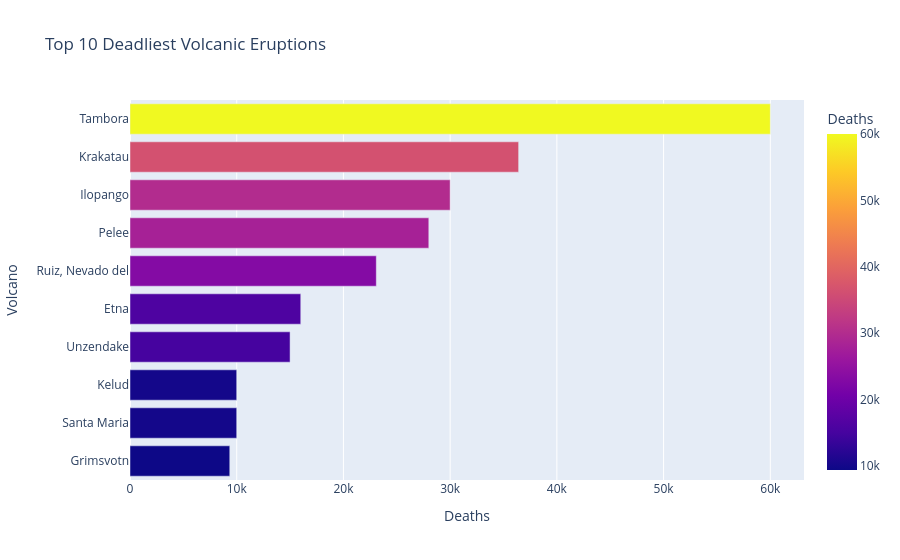

Notebook source saved alongside this figure:
### Code cell
import plotly.express as px

def render_impact_chart(impact_df):
    """
    Generates a horizontal bar chart to visualize and rank the deadliest 
    volcanic eruptions.
    """
    
    # 1. Visualization Initialization & Encoding:
    # We use a horizontal bar chart ('h') which is best suited for categorical data 
    # with long labels (Volcano Names), improving readability compared to vertical bars.
    fig = px.bar(
        impact_df,
        x='Total Deaths',      # Quantitative variable (Length of bars)
        y='Name',              # Categorical variable (Y-axis labels)
        orientation='h',       # Horizontal layout
        
        # 2. Visual Weighting:
        # Map the 'Total Deaths' metric to a continuous color scale.
        # This provides a double visual encoding (Length + Color) to emphasize severity.
        color='Total Deaths',
        
        title='Top 10 Deadliest Volcanic Eruptions',
        labels={'Total Deaths': 'Deaths', 'Name': 'Volcano'}
    )

    # 3. Layout Optimization:
    # Adjust the Y-axis sorting logic. 'total ascending' sorts the bars based on their value
    # rather than alphabetically, ensuring an organized leaderboard structure.
    fig.update_layout(yaxis={'categoryorder':'total ascending'})

    return fig

# Execution pipeline
impact_df = build_impact_dataframe(df)
fig = render_impact_chart(impact_df)
fig.show()

### Figure 1 — Plotly figure (JSON) as saved in the notebook; plotly's stock layout.template omitted (floating-point values rounded to 4 significant figures)
{"data": [{"hovertemplate": "Deaths=%{marker.color}<br>Volcano=%{y}<extra></extra>", "legendgroup": "", "marker": {"color": [60000.0, 36420.0, 30000.0, 28000.0, 23080.0, 16000.0, 15000.0, 10000.0, 10000.0, 9350.0], "coloraxis": "coloraxis", "pattern": {"shape": ""}}, "name": "", "orientation": "h", "showlegend": false, "textposition": "auto", "type": "bar", "x": [60000.0, 36420.0, 30000.0, 28000.0, 23080.0, 16000.0, 15000.0, 10000.0, 10000.0, 9350.0], "xaxis": "x", "y": ["Tambora", "Krakatau", "Ilopango", "Pelee", "Ruiz, Nevado del", "Etna", "Unzendake", "Santa Maria", "Kelud", "Grimsvotn"], "yaxis": "y"}], "layout": {"barmode": "relative", "coloraxis": {"colorbar": {"title": {"text": "Deaths"}}, "colorscale": [[0, "#0d0887"], [0.1111, "#46039f"], [0.2222, "#7201a8"], [0.3333, "#9c179e"], [0.4444, "#bd3786"], [0.5556, "#d8576b"], [0.6667, "#ed7953"], [0.7778, "#fb9f3a"], [0.8889, "#fdca26"], [1, "#f0f921"]]}, "legend": {"tracegroupgap": 0}, "title": {"text": "Top 10 Deadliest Volcanic Eruptions"}, "xaxis": {"anchor": "y", "domain": [0, 1], "title": {"text": "Deaths"}}, "yaxis": {"anchor": "x", "categoryorder": "total ascending", "domain": [0, 1], "title": {"text": "Volcano"}}}}
